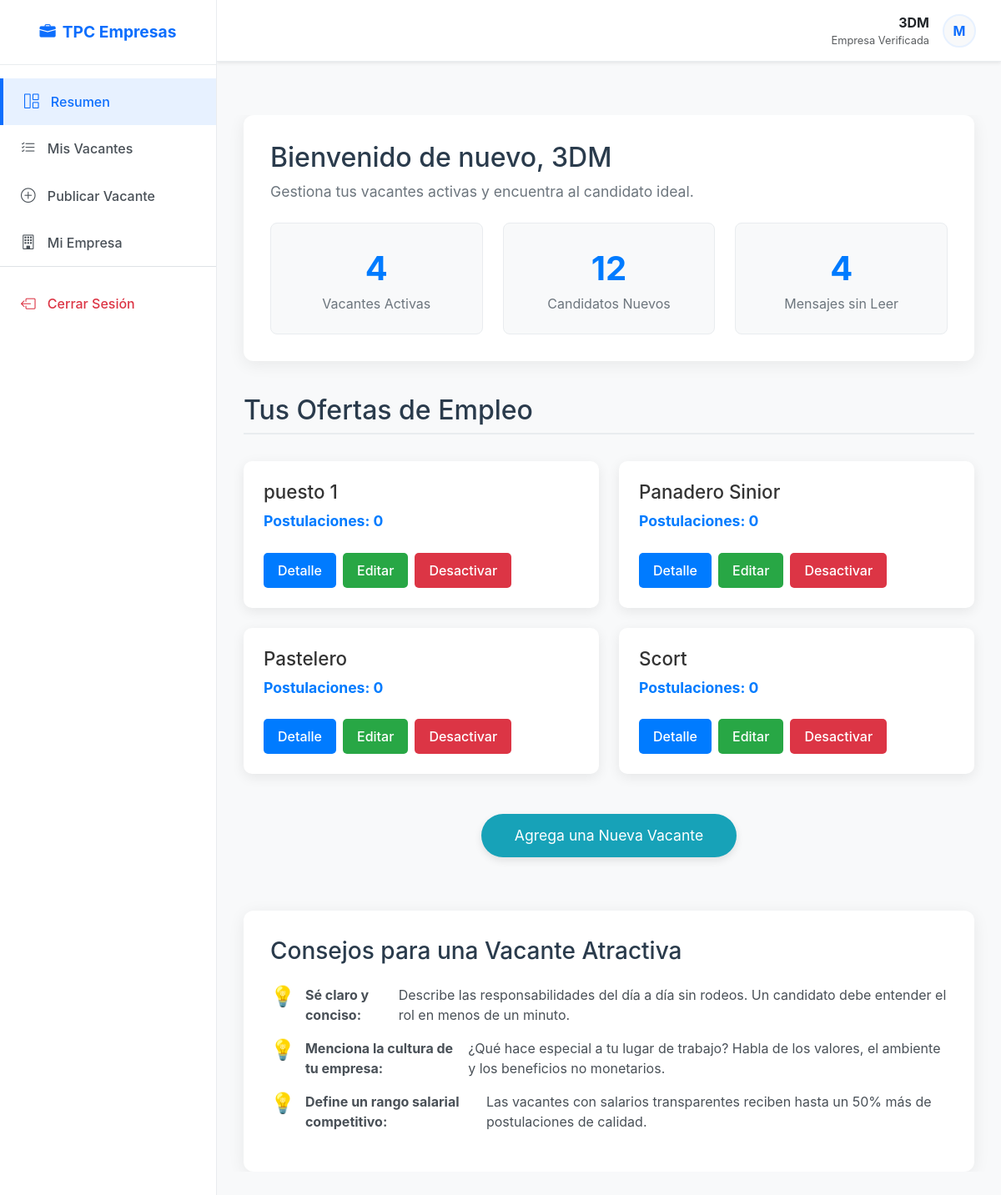
The page /empresas/ (signed in) on the database as committed earlier.
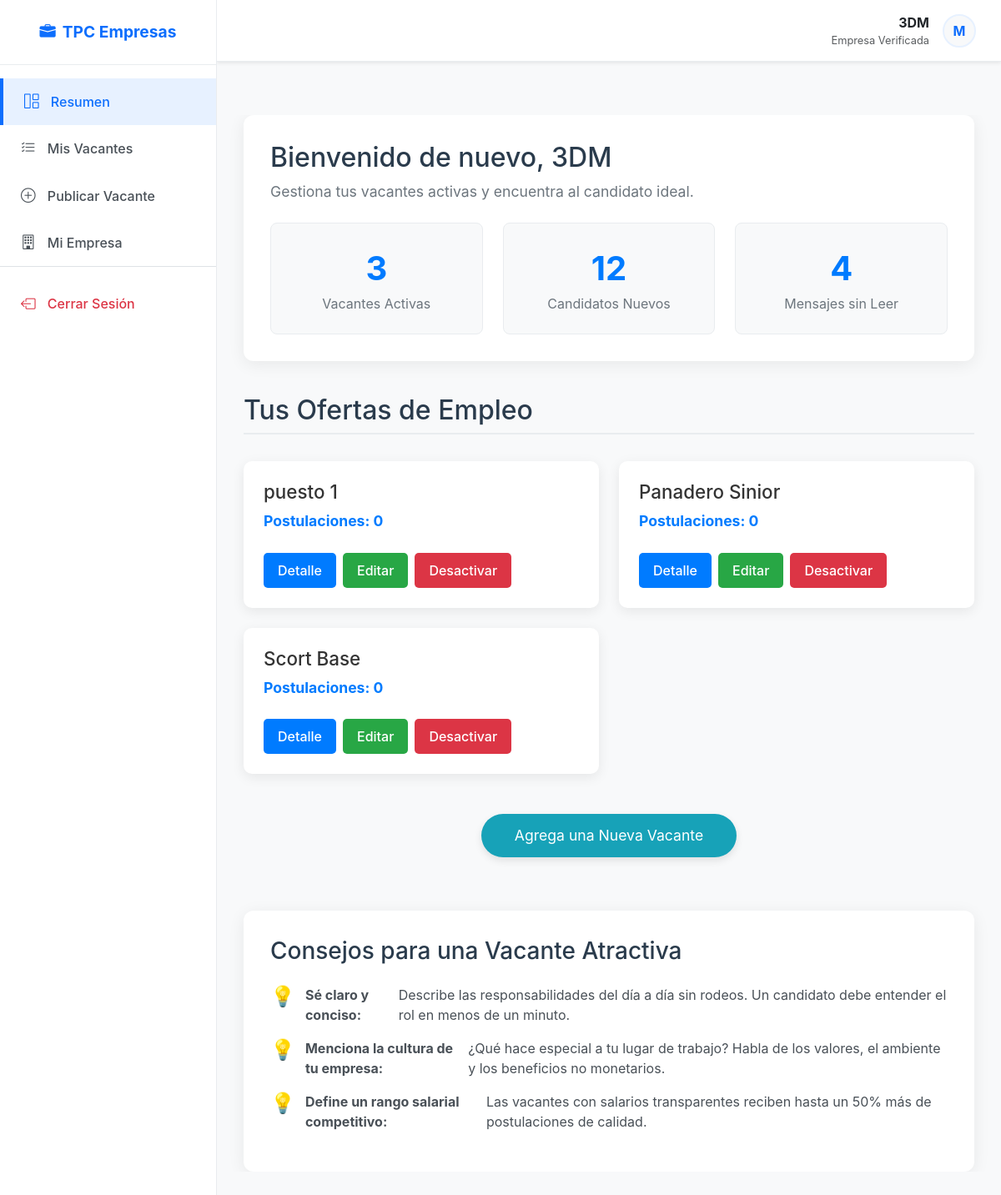
The same page on the database as committed later.
### aplicaciones/empresas/models.py (models this page shows)
class Vacante(models.Model):
    nombre_puesto = models.CharField(max_length=100, unique=True, null=False   , blank=False)
    area_ocupacion = models.IntegerField(null=True, blank=True)
    descripcion = models.TextField(null=False, blank=False, default='Descripción del puesto.')
    requisitos = models.TextField(null=False, blank=False, default='Requisitos del puesto.')
    prestaciones = models.TextField(null=False, blank=False, default='Prestaciones del puesto.')
    salario = models.DecimalField(max_digits=10, decimal_places=2, null=False, blank=True)
    ubicacion = models.CharField(max_length=200)
    horario = models.CharField(max_length=100)
    tipo_contrato = models.CharField(max_length=100)
    etiquetas = models.TextField(null=True, blank=True)
    fecha_publicacion = models.DateField(auto_now_add=True)
    empresa = models.ForeignKey(Empresa, on_delete=models.CASCADE, null=True)
    activa = models.BooleanField(default=True)
    postulaciones_count = models.IntegerField(default=0)
    def __str__(self):
        return self.nombre_puesto

### aplicaciones/general/decorators.py (the view)
    def wrapper_func(request, *args, **kwargs):
        if not request.user.is_authenticated:
            return redirect('login')
        if hasattr(request.user, 'empresa'):
            return view_func(request, *args, **kwargs)
        else:
            messages.warning(request, "Esta sección es solo para reclutadores.")
            return redirect('home_trabajador') # Redirigir a SU zona

### aplicaciones/empresas/views.py (called while the page is built)
@empresa_required
def home(request):
    if request.user.is_anonymous == False:
        empresa = Empresa.objects.get(usuario_id= request.user.id)
        vacantes = Vacante.objects.filter(empresa_id = empresa.id)
        vacantes_activas = vacantes.filter(activa=True)
        context = {
            'vacantes': vacantes,
            'vacantes_a': vacantes_activas,
            'empresa' : empresa
        }
        print(request.user.id)
        print(vacantes)
        return render(request, 'home.html', context)
    else:
        print('Debes iniciar sesion primero')
        messages.error(request, 'Debes iniciar sesión primero para ver tus vacantes.')
        return redirect('signin')

### aplicaciones/empresas/templates/home.html (shortened to what this page needs)
{% extends 'marco.html' %}
{% block content %}
<div class="main-container">
    <section class="header-section">
        <div class="welcome-message">
            <h1>Bienvenido de nuevo, {{empresa.nombre}} </h1>
            <p>Gestiona tus vacantes activas y encuentra al candidato ideal.</p>
        </div>
        <div class="dashboard-stats">
            <div class="stat-box">
                <div class="number">{{ vacantes_a.count }}</div>
                <div class="label">Vacantes Activas</div>
            </div>
            <div class="stat-box">
                <div class="number">12</div> <div class="label">Candidatos Nuevos</div>
            </div>
            <div class="stat-box">
                <div class="number">4</div> <div class="label">Mensajes sin Leer</div>
            </div>
        </div>
    </section>
    <h2 class="vacantes-title">Tus Ofertas de Empleo</h2>
    {% if vacantes_a %}
        <div class="vacantes-container">
            {% for vacante in vacantes_a %}
            <div class="vacante-card">
                <div>
                    <h3 class="card-title">{{ vacante.nombre_puesto }}</h3>
                    <div class="card-salario"> Postulaciones: {{vacante.postulaciones_count}} </div>
                </div>
                <div class="card-actions">
                    <a href="/empresas/detalle-vacante/{{vacante.id}}" class="btn btn-detalle">Detalle</a>
                    <a href="/empresas/editar-vacante/{{vacante.id}}" class="btn btn-editar">Editar</a>
                    <a href="{% url 'status_change' vacante.id %}" class="btn btn-desactivar">Desactivar</a>
                </div>
            </div>
            {% endfor %}
        </div>
    {% else %}
        <div class="empty-state">
            <h2>Aún no tienes vacantes activas</h2>
            <p>¡No esperes más! Publica tu primera oferta y llega a miles de profesionales.</p>
        </div>
    {% endif %}
    <a href="/empresas/agregar-vacante/" class="btn-agregar">Agrega una Nueva Vacante</a>
    <section class="aux-content">
        <h3>Consejos para una Vacante Atractiva</h3>
        <ul class="tips-list">
            <li><strong>Sé claro y conciso:</strong> Describe las responsabilidades del día a día sin rodeos. Un candidato debe entender el rol en menos de un minuto.</li>
            <li><strong>Menciona la cultura de tu empresa:</strong> ¿Qué hace especial a tu lugar de trabajo? Habla de los valores, el ambiente y los beneficios no monetarios.</li>
            <li><strong>Define un rango salarial competitivo:</strong> Las vacantes con salarios transparentes reciben hasta un 50% más de postulaciones de calidad.</li>
        </ul>
    </section>
</div>
{% endblock %}

Rows that differ between the two databases and show on the page:
no longer on this page (row edited): Vacante: nombre_puesto "Pastelero", postulaciones_count "0"
changed Vacante: nombre_puesto "Scort" → "Scort Base"
Other text that changed with them:
{{ vacantes_a.count }}: "4" → "3"
